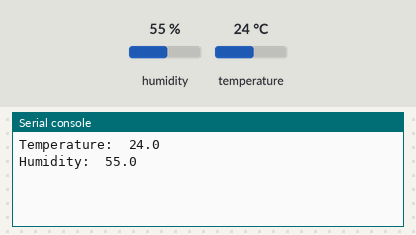
The program below on a simulated Raspberry Pi Pico running MicroPython. Parts: the last lines printed to the serial console. The test bench sets the inputs (shaded band); at power-on: humidity 55 %, temperature 24 °C.

Above: at 1.2 s.
1.3 s: humidity set to 22 %
At 5.4 s:
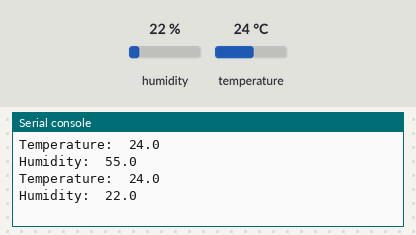
7.3 s: temperature set to 12 °C
At 11.2 s:
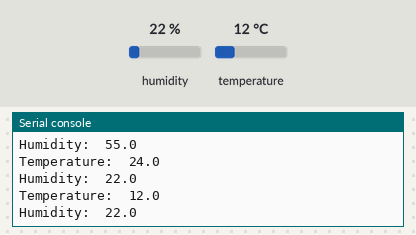
13.3 s: humidity set to 40 %
At 15.8 s:
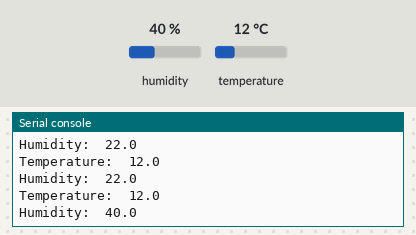
Timing chart, 0 to 17.3 s (numbered marks = the images above; inputs shaded):
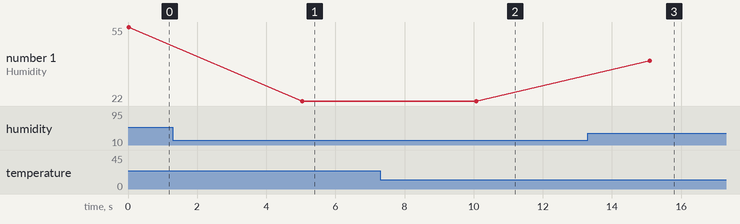

Measured:
- after the input at 1.3 s, the serial console: prints a new line after 3.7 s (image 1)
- after the input at 7.3 s, the serial console: prints a new line after 2.8 s (image 2)
- after the input at 13.3 s, the serial console: prints a new line after 1.8 s (image 3)
- plotted number 1: 55 → 22 after the input at 1.3 s, 22 → 40 after the input at 13.3 s

The program:

dht22.py
```python
from machine import Pin
import dht
import time


dht_pin = Pin(15)
dht_sensor = dht.DHT22(dht_pin)

while True:
    try:
        dht_sensor.measure()

        temperature = dht_sensor.temperature()
        humidity = dht_sensor.humidity()

        print("Temperature: ", temperature)
        print("Humidity: ", humidity)

    except Exception as e:
        print("Error reading from DHT22", str(e))
    time.sleep(5)
```
